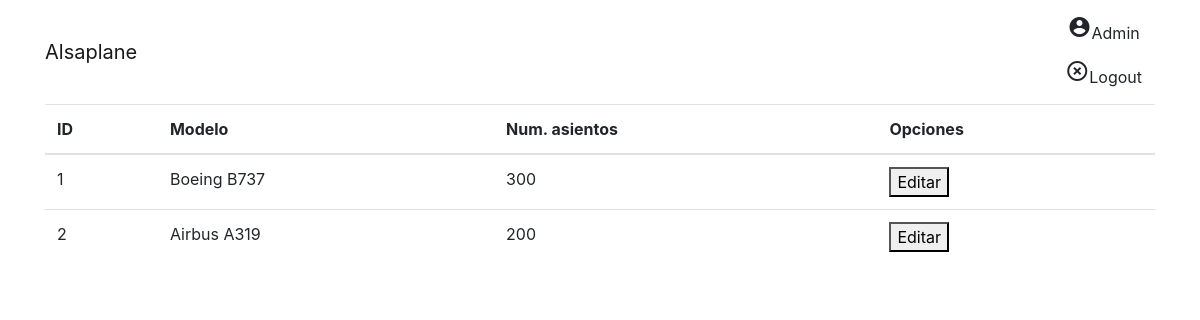
The page /PhpProject2/aviones.php on the database its author committed.
### tables this page shows
CREATE TABLE `aviones` (
  `idAvion` int(5) NOT NULL,
  `modelo` varchar(30) NOT NULL,
  `numAsientos` int(3) NOT NULL
);

### PhpProject2/modelo.php (called while the page is built, shortened)
<?php
class Modelo{
            private $conexion;
            public function open()
            {
                   $this->conexion=  mysqli_connect("localhost:3306","root") or die (msql_error());
                   mysqli_select_db($this->conexion, 'alsaplane') or die (msql_error());
            }
            public function selectAviones(){
                $consulta="SELECT idAvion, modelo, numAsientos FROM aviones";
                $rs =  mysqli_query($this->conexion,$consulta);
                $nfilas = mysqli_num_rows($rs);
                if($nfilas != 0){
                    $aviones = array();
                    $i=0;
                    while ($reg=mysqli_fetch_array($rs)){
                        $aviones[$i]=$reg;
                        $i++;
                    }
                    return $aviones;
                }else{
                    $this->close();
                    return NULL;
                }
            }
}

### PhpProject2/aviones.php (the view, shortened to what this page needs)
<?php
include("modelo.php");
?>
<!DOCTYPE html>
<html lang="en">
<head>
  <link rel="stylesheet" href="https://maxcdn.bootstrapcdn.com/bootstrap/4.0.0-alpha.5/css/bootstrap.min.css">
</head>
<body>
    <nav class="navbar navbar-light bg-faded">
      <div class="container">
        <a class="navbar-brand" href="./index.php">Alsaplane</a>
        <div class="float-xs-right">
          <ul class="nav navbar-nav">
            <li class="btn"><i class="material-icons">account_circle</i>Admin</li>
            <li class="btn"><i class="material-icons">highlight_off</i>Logout</li>
          </ul>
        </div>
      </div>
    </nav>
    <div class="container">
<?php
    $modelo = new Modelo();
    $empleados = $modelo->selectAviones();
    if ($empleados != NULL)
    {
        ?>
        <table class="table table-hover">
        <thead class="thead-inverse">
            <tr>
                <th>ID</th>
                <th>Modelo</th>
                <th>Num. asientos</th>
                <th>Opciones</th>
            </tr>
        </thead>
        <tbody>
        <?php
        foreach ($empleados as $empelado) {
            ?><tr>
                <td><?php echo $empelado['idAvion']?></td>
                <td><?php echo $empelado['modelo']?></td>
                <td><?php echo $empelado['numAsientos']?></td>
                <td><a href="#"><button  name = "boton" value="editar">Editar</button></a></td>
            <?php
        }
        ?>
        </tbody>
        </table>
        <?php
    }
    else
    {
        echo 'No existen aviones en la base de datos';
    }
?>
    </div>
</body>
</html>

### rows shown on the page
aviones: idAvion "1", modelo "Boeing B737", numAsientos "300"
aviones: idAvion "2", modelo "Airbus A319", numAsientos "200"
